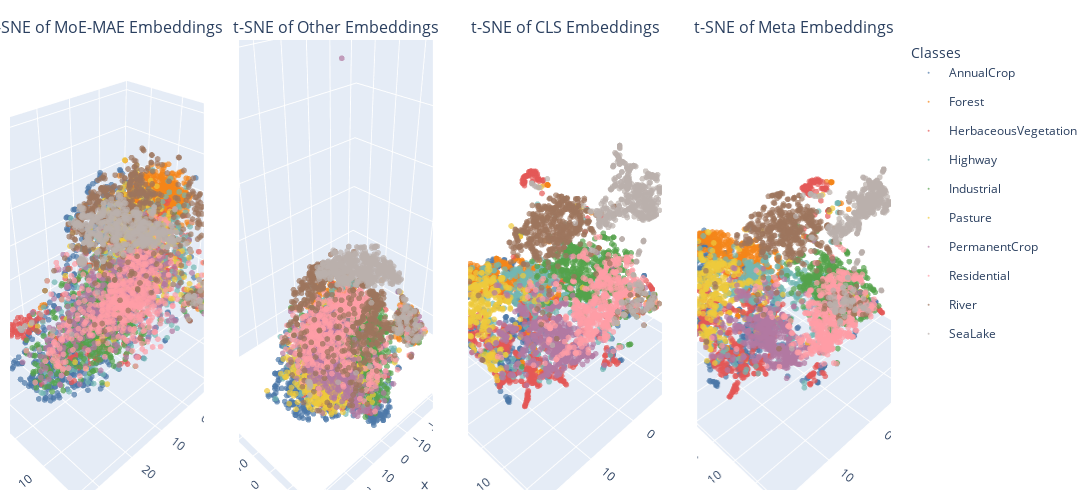

The notebook cell saved with this chart:
### Code cell
def to3d(arr):
    arr = np.asarray(arr)
    if arr.shape[1] == 3:
        return arr
    elif arr.shape[1] == 2:  # pad with zeros
        return np.hstack([arr, np.zeros((arr.shape[0], 1))])
    else:
        raise ValueError(f"Expected [N,2] or [N,3], got {arr.shape}")

embeddings = [emb_3d, emb_3d_other, emb_3d_cls, emb_3d_meta]
titles = ["t-SNE of MoE-MAE Embeddings",
          "t-SNE of Other Embeddings",
          "t-SNE of CLS Embeddings",
          "t-SNE of Meta Embeddings"]

embeddings = [to3d(e) for e in embeddings]

palette = px.colors.qualitative.T10
color_map = {cls: palette[i % len(palette)] for i, cls in enumerate(label_class)}

fig = make_subplots(
    rows=1, cols=4,
    specs=[[{"type":"scene"}]*4],
    subplot_titles=titles,
    horizontal_spacing=0.04
)
for col, (emb, title) in enumerate(zip(embeddings, titles), start=1):
    for i in range (len(label_class)):
        mask = (labels == i)
        pts = emb[mask]
        if pts.size == 0:
            continue
        fig.add_trace(
            go.Scatter3d(
                x=pts[:, 0], y=pts[:, 1], z=pts[:, 2],
                mode="markers",
                name=label_class[i],
                legendgroup=label_class[i],
                showlegend=(col == 1),  # show legend only once
                marker=dict(size=2, opacity=0.7, color=color_map[label_class[i]]),
                hovertemplate=(
                    f"<b>{title}</b><br>x=%{{x:.3f}}<br>y=%{{y:.3f}}<br>z=%{{z:.3f}}<br>"
                    f"class={label_class[i]}<extra></extra>"
                )
            ),
            row=1, col=col
        )

fig.update_layout(
    height=500, width=1400,
    margin=dict(l=10, r=10, t=40, b=10),
    legend=dict(title="Classes", yanchor="top", y=1, xanchor="left", x=1.02)
)

fig.show()

### Figure 1 — Plotly figure (JSON) as saved in the notebook; plotly's stock layout.template omitted (floating-point values rounded to 4 significant figures; data arrays with more than 128 entries replaced by an {"elided": "..."} marker saying what was removed)
{"data": [{"hovertemplate": "<b>t-SNE of MoE-MAE Embeddings</b><br>x=%{x:.3f}<br>y=%{y:.3f}<br>z=%{z:.3f}<br>class=AnnualCrop<extra></extra>", "legendgroup": "AnnualCrop", "marker": {"color": "#4C78A8", "opacity": 0.7, "size": 2}, "mode": "markers", "name": "AnnualCrop", "scene": "scene", "showlegend": true, "type": "scatter3d", "x": {"elided": "596 float values"}, "y": {"elided": "596 float values"}, "z": {"elided": "596 float values"}}, {"hovertemplate": "<b>t-SNE of MoE-MAE Embeddings</b><br>x=%{x:.3f}<br>y=%{y:.3f}<br>z=%{z:.3f}<br>class=Forest<extra></extra>", "legendgroup": "Forest", "marker": {"color": "#F58518", "opacity": 0.7, "size": 2}, "mode": "markers", "name": "Forest", "scene": "scene", "showlegend": true, "type": "scatter3d", "x": {"elided": "608 float values"}, "y": {"elided": "608 float values"}, "z": {"elided": "608 float values"}}, {"hovertemplate": "<b>t-SNE of MoE-MAE Embeddings</b><br>x=%{x:.3f}<br>y=%{y:.3f}<br>z=%{z:.3f}<br>class=HerbaceousVegetation<extra></extra>", "legendgroup": "HerbaceousVegetation", "marker": {"color": "#E45756", "opacity": 0.7, "size": 2}, "mode": "markers", "name": "HerbaceousVegetation", "scene": "scene", "showlegend": true, "type": "scatter3d", "x": {"elided": "573 float values"}, "y": {"elided": "573 float values"}, "z": {"elided": "573 float values"}}, {"hovertemplate": "<b>t-SNE of MoE-MAE Embeddings</b><br>x=%{x:.3f}<br>y=%{y:.3f}<br>z=%{z:.3f}<br>class=Highway<extra></extra>", "legendgroup": "Highway", "marker": {"color": "#72B7B2", "opacity": 0.7, "size": 2}, "mode": "markers", "name": "Highway", "scene": "scene", "showlegend": true, "type": "scatter3d", "x": {"elided": "496 float values"}, "y": {"elided": "496 float values"}, "z": {"elided": "496 float values"}}, {"hovertemplate": "<b>t-SNE of MoE-MAE Embeddings</b><br>x=%{x:.3f}<br>y=%{y:.3f}<br>z=%{z:.3f}<br>class=Industrial<extra></extra>", "legendgroup": "Industrial", "marker": {"color": "#54A24B", "opacity": 0.7, "size": 2}, "mode": "markers", "name": "Industrial", "scene": "scene", "showlegend": true, "type": "scatter3d", "x": {"elided": "501 float values"}, "y": {"elided": "501 float values"}, "z": {"elided": "501 float values"}}, {"hovertemplate": "<b>t-SNE of MoE-MAE Embeddings</b><br>x=%{x:.3f}<br>y=%{y:.3f}<br>z=%{z:.3f}<br>class=Pasture<extra></extra>", "legendgroup": "Pasture", "marker": {"color": "#EECA3B", "opacity": 0.7, "size": 2}, "mode": "markers", "name": "Pasture", "scene": "scene", "showlegend": true, "type": "scatter3d", "x": {"elided": "396 float values"}, "y": {"elided": "396 float values"}, "z": {"elided": "396 float values"}}, {"hovertemplate": "<b>t-SNE of MoE-MAE Embeddings</b><br>x=%{x:.3f}<br>y=%{y:.3f}<br>z=%{z:.3f}<br>class=PermanentCrop<extra></extra>", "legendgroup": "PermanentCrop", "marker": {"color": "#B279A2", "opacity": 0.7, "size": 2}, "mode": "markers", "name": "PermanentCrop", "scene": "scene", "showlegend": true, "type": "scatter3d", "x": {"elided": "538 float values"}, "y": {"elided": "538 float values"}, "z": {"elided": "538 float values"}}, {"hovertemplate": "<b>t-SNE of MoE-MAE Embeddings</b><br>x=%{x:.3f}<br>y=%{y:.3f}<br>z=%{z:.3f}<br>class=Residential<extra></extra>", "legendgroup": "Residential", "marker": {"color": "#FF9DA6", "opacity": 0.7, "size": 2}, "mode": "markers", "name": "Residential", "scene": "scene", "showlegend": true, "type": "scatter3d", "x": {"elided": "554 float values"}, "y": {"elided": "554 float values"}, "z": {"elided": "554 float values"}}, {"hovertemplate": "<b>t-SNE of MoE-MAE Embeddings</b><br>x=%{x:.3f}<br>y=%{y:.3f}<br>z=%{z:.3f}<br>class=River<extra></extra>", "legendgroup": "River", "marker": {"color": "#9D755D", "opacity": 0.7, "size": 2}, "mode": "markers", "name": "River", "scene": "scene", "showlegend": true, "type": "scatter3d", "x": {"elided": "529 float values"}, "y": {"elided": "529 float values"}, "z": {"elided": "529 float values"}}, {"hovertemplate": "<b>t-SNE of MoE-MAE Embeddings</b><br>x=%{x:.3f}<br>y=%{y:.3f}<br>z=%{z:.3f}<br>class=SeaLake<extra></extra>", "legendgroup": "SeaLake", "marker": {"color": "#BAB0AC", "opacity": 0.7, "size": 2}, "mode": "markers", "name": "SeaLake", "scene": "scene", "showlegend": true, "type": "scatter3d", "x": {"elided": "609 float values"}, "y": {"elided": "609 float values"}, "z": {"elided": "609 float values"}}, {"hovertemplate": "<b>t-SNE of Other Embeddings</b><br>x=%{x:.3f}<br>y=%{y:.3f}<br>z=%{z:.3f}<br>class=AnnualCrop<extra></extra>", "legendgroup": "AnnualCrop", "marker": {"color": "#4C78A8", "opacity": 0.7, "size": 2}, "mode": "markers", "name": "AnnualCrop", "scene": "scene2", "showlegend": false, "type": "scatter3d", "x": {"elided": "596 float values"}, "y": {"elided": "596 float values"}, "z": {"elided": "596 float values"}}, {"hovertemplate": "<b>t-SNE of Other Embeddings</b><br>x=%{x:.3f}<br>y=%{y:.3f}<br>z=%{z:.3f}<br>class=Forest<extra></extra>", "legendgroup": "Forest", "marker": {"color": "#F58518", "opacity": 0.7, "size": 2}, "mode": "markers", "name": "Forest", "scene": "scene2", "showlegend": false, "type": "scatter3d", "x": {"elided": "608 float values"}, "y": {"elided": "608 float values"}, "z": {"elided": "608 float values"}}, {"hovertemplate": "<b>t-SNE of Other Embeddings</b><br>x=%{x:.3f}<br>y=%{y:.3f}<br>z=%{z:.3f}<br>class=HerbaceousVegetation<extra></extra>", "legendgroup": "HerbaceousVegetation", "marker": {"color": "#E45756", "opacity": 0.7, "size": 2}, "mode": "markers", "name": "HerbaceousVegetation", "scene": "scene2", "showlegend": false, "type": "scatter3d", "x": {"elided": "573 float values"}, "y": {"elided": "573 float values"}, "z": {"elided": "573 float values"}}, {"hovertemplate": "<b>t-SNE of Other Embeddings</b><br>x=%{x:.3f}<br>y=%{y:.3f}<br>z=%{z:.3f}<br>class=Highway<extra></extra>", "legendgroup": "Highway", "marker": {"color": "#72B7B2", "opacity": 0.7, "size": 2}, "mode": "markers", "name": "Highway", "scene": "scene2", "showlegend": false, "type": "scatter3d", "x": {"elided": "496 float values"}, "y": {"elided": "496 float values"}, "z": {"elided": "496 float values"}}, {"hovertemplate": "<b>t-SNE of Other Embeddings</b><br>x=%{x:.3f}<br>y=%{y:.3f}<br>z=%{z:.3f}<br>class=Industrial<extra></extra>", "legendgroup": "Industrial", "marker": {"color": "#54A24B", "opacity": 0.7, "size": 2}, "mode": "markers", "name": "Industrial", "scene": "scene2", "showlegend": false, "type": "scatter3d", "x": {"elided": "501 float values"}, "y": {"elided": "501 float values"}, "z": {"elided": "501 float values"}}, {"hovertemplate": "<b>t-SNE of Other Embeddings</b><br>x=%{x:.3f}<br>y=%{y:.3f}<br>z=%{z:.3f}<br>class=Pasture<extra></extra>", "legendgroup": "Pasture", "marker": {"color": "#EECA3B", "opacity": 0.7, "size": 2}, "mode": "markers", "name": "Pasture", "scene": "scene2", "showlegend": false, "type": "scatter3d", "x": {"elided": "396 float values"}, "y": {"elided": "396 float values"}, "z": {"elided": "396 float values"}}, {"hovertemplate": "<b>t-SNE of Other Embeddings</b><br>x=%{x:.3f}<br>y=%{y:.3f}<br>z=%{z:.3f}<br>class=PermanentCrop<extra></extra>", "legendgroup": "PermanentCrop", "marker": {"color": "#B279A2", "opacity": 0.7, "size": 2}, "mode": "markers", "name": "PermanentCrop", "scene": "scene2", "showlegend": false, "type": "scatter3d", "x": {"elided": "538 float values"}, "y": {"elided": "538 float values"}, "z": {"elided": "538 float values"}}, {"hovertemplate": "<b>t-SNE of Other Embeddings</b><br>x=%{x:.3f}<br>y=%{y:.3f}<br>z=%{z:.3f}<br>class=Residential<extra></extra>", "legendgroup": "Residential", "marker": {"color": "#FF9DA6", "opacity": 0.7, "size": 2}, "mode": "markers", "name": "Residential", "scene": "scene2", "showlegend": false, "type": "scatter3d", "x": {"elided": "554 float values"}, "y": {"elided": "554 float values"}, "z": {"elided": "554 float values"}}, {"hovertemplate": "<b>t-SNE of Other Embeddings</b><br>x=%{x:.3f}<br>y=%{y:.3f}<br>z=%{z:.3f}<br>class=River<extra></extra>", "legendgroup": "River", "marker": {"color": "#9D755D", "opacity": 0.7, "size": 2}, "mode": "markers", "name": "River", "scene": "scene2", "showlegend": false, "type": "scatter3d", "x": {"elided": "529 float values"}, "y": {"elided": "529 float values"}, "z": {"elided": "529 float values"}}, {"hovertemplate": "<b>t-SNE of Other Embeddings</b><br>x=%{x:.3f}<br>y=%{y:.3f}<br>z=%{z:.3f}<br>class=SeaLake<extra></extra>", "legendgroup": "SeaLake", "marker": {"color": "#BAB0AC", "opacity": 0.7, "size": 2}, "mode": "markers", "name": "SeaLake", "scene": "scene2", "showlegend": false, "type": "scatter3d", "x": {"elided": "609 float values"}, "y": {"elided": "609 float values"}, "z": {"elided": "609 float values"}}, {"hovertemplate": "<b>t-SNE of CLS Embeddings</b><br>x=%{x:.3f}<br>y=%{y:.3f}<br>z=%{z:.3f}<br>class=AnnualCrop<extra></extra>", "legendgroup": "AnnualCrop", "marker": {"color": "#4C78A8", "opacity": 0.7, "size": 2}, "mode": "markers", "name": "AnnualCrop", "scene": "scene3", "showlegend": false, "type": "scatter3d", "x": {"elided": "596 float values"}, "y": {"elided": "596 float values"}, "z": {"elided": "596 float values"}}, {"hovertemplate": "<b>t-SNE of CLS Embeddings</b><br>x=%{x:.3f}<br>y=%{y:.3f}<br>z=%{z:.3f}<br>class=Forest<extra></extra>", "legendgroup": "Forest", "marker": {"color": "#F58518", "opacity": 0.7, "size": 2}, "mode": "markers", "name": "Forest", "scene": "scene3", "showlegend": false, "type": "scatter3d", "x": {"elided": "608 float values"}, "y": {"elided": "608 float values"}, "z": {"elided": "608 float values"}}, {"hovertemplate": "<b>t-SNE of CLS Embeddings</b><br>x=%{x:.3f}<br>y=%{y:.3f}<br>z=%{z:.3f}<br>class=HerbaceousVegetation<extra></extra>", "legendgroup": "HerbaceousVegetation", "marker": {"color": "#E45756", "opacity": 0.7, "size": 2}, "mode": "markers", "name": "HerbaceousVegetation", "scene": "scene3", "showlegend": false, "type": "scatter3d", "x": {"elided": "573 float values"}, "y": {"elided": "573 float values"}, "z": {"elided": "573 float values"}}, {"hovertemplate": "<b>t-SNE of CLS Embeddings</b><br>x=%{x:.3f}<br>y=%{y:.3f}<br>z=%{z:.3f}<br>class=Highway<extra></extra>", "legendgroup": "Highway", "marker": {"color": "#72B7B2", "opacity": 0.7, "size": 2}, "mode": "markers", "name": "Highway", "scene": "scene3", "showlegend": false, "type": "scatter3d", "x": {"elided": "496 float values"}, "y": {"elided": "496 float values"}, "z": {"elided": "496 float values"}}, {"hovertemplate": "<b>t-SNE of CLS Embeddings</b><br>x=%{x:.3f}<br>y=%{y:.3f}<br>z=%{z:.3f}<br>class=Industrial<extra></extra>", "legendgroup": "Industrial", "marker": {"color": "#54A24B", "opacity": 0.7, "size": 2}, "mode": "markers", "name": "Industrial", "scene": "scene3", "showlegend": false, "type": "scatter3d", "x": {"elided": "501 float values"}, "y": {"elided": "501 float values"}, "z": {"elided": "501 float values"}}, {"hovertemplate": "<b>t-SNE of CLS Embeddings</b><br>x=%{x:.3f}<br>y=%{y:.3f}<br>z=%{z:.3f}<br>class=Pasture<extra></extra>", "legendgroup": "Pasture", "marker": {"color": "#EECA3B", "opacity": 0.7, "size": 2}, "mode": "markers", "name": "Pasture", "scene": "scene3", "showlegend": false, "type": "scatter3d", "x": {"elided": "396 float values"}, "y": {"elided": "396 float values"}, "z": {"elided": "396 float values"}}, {"hovertemplate": "<b>t-SNE of CLS Embeddings</b><br>x=%{x:.3f}<br>y=%{y:.3f}<br>z=%{z:.3f}<br>class=PermanentCrop<extra></extra>", "legendgroup": "PermanentCrop", "marker": {"color": "#B279A2", "opacity": 0.7, "size": 2}, "mode": "markers", "name": "PermanentCrop", "scene": "scene3", "showlegend": false, "type": "scatter3d", "x": {"elided": "538 float values"}, "y": {"elided": "538 float values"}, "z": {"elided": "538 float values"}}, {"hovertemplate": "<b>t-SNE of CLS Embeddings</b><br>x=%{x:.3f}<br>y=%{y:.3f}<br>z=%{z:.3f}<br>class=Residential<extra></extra>", "legendgroup": "Residential", "marker": {"color": "#FF9DA6", "opacity": 0.7, "size": 2}, "mode": "markers", "name": "Residential", "scene": "scene3", "showlegend": false, "type": "scatter3d", "x": {"elided": "554 float values"}, "y": {"elided": "554 float values"}, "z": {"elided": "554 float values"}}, {"hovertemplate": "<b>t-SNE of CLS Embeddings</b><br>x=%{x:.3f}<br>y=%{y:.3f}<br>z=%{z:.3f}<br>class=River<extra></extra>", "legendgroup": "River", "marker": {"color": "#9D755D", "opacity": 0.7, "size": 2}, "mode": "markers", "name": "River", "scene": "scene3", "showlegend": false, "type": "scatter3d", "x": {"elided": "529 float values"}, "y": {"elided": "529 float values"}, "z": {"elided": "529 float values"}}, {"hovertemplate": "<b>t-SNE of CLS Embeddings</b><br>x=%{x:.3f}<br>y=%{y:.3f}<br>z=%{z:.3f}<br>class=SeaLake<extra></extra>", "legendgroup": "SeaLake", "marker": {"color": "#BAB0AC", "opacity": 0.7, "size": 2}, "mode": "markers", "name": "SeaLake", "scene": "scene3", "showlegend": false, "type": "scatter3d", "x": {"elided": "609 float values"}, "y": {"elided": "609 float values"}, "z": {"elided": "609 float values"}}, {"hovertemplate": "<b>t-SNE of Meta Embeddings</b><br>x=%{x:.3f}<br>y=%{y:.3f}<br>z=%{z:.3f}<br>class=AnnualCrop<extra></extra>", "legendgroup": "AnnualCrop", "marker": {"color": "#4C78A8", "opacity": 0.7, "size": 2}, "mode": "markers", "name": "AnnualCrop", "scene": "scene4", "showlegend": false, "type": "scatter3d", "x": {"elided": "596 float values"}, "y": {"elided": "596 float values"}, "z": {"elided": "596 float values"}}, {"hovertemplate": "<b>t-SNE of Meta Embeddings</b><br>x=%{x:.3f}<br>y=%{y:.3f}<br>z=%{z:.3f}<br>class=Forest<extra></extra>", "legendgroup": "Forest", "marker": {"color": "#F58518", "opacity": 0.7, "size": 2}, "mode": "markers", "name": "Forest", "scene": "scene4", "showlegend": false, "type": "scatter3d", "x": {"elided": "608 float values"}, "y": {"elided": "608 float values"}, "z": {"elided": "608 float values"}}, {"hovertemplate": "<b>t-SNE of Meta Embeddings</b><br>x=%{x:.3f}<br>y=%{y:.3f}<br>z=%{z:.3f}<br>class=HerbaceousVegetation<extra></extra>", "legendgroup": "HerbaceousVegetation", "marker": {"color": "#E45756", "opacity": 0.7, "size": 2}, "mode": "markers", "name": "HerbaceousVegetation", "scene": "scene4", "showlegend": false, "type": "scatter3d", "x": {"elided": "573 float values"}, "y": {"elided": "573 float values"}, "z": {"elided": "573 float values"}}, {"hovertemplate": "<b>t-SNE of Meta Embeddings</b><br>x=%{x:.3f}<br>y=%{y:.3f}<br>z=%{z:.3f}<br>class=Highway<extra></extra>", "legendgroup": "Highway", "marker": {"color": "#72B7B2", "opacity": 0.7, "size": 2}, "mode": "markers", "name": "Highway", "scene": "scene4", "showlegend": false, "type": "scatter3d", "x": {"elided": "496 float values"}, "y": {"elided": "496 float values"}, "z": {"elided": "496 float values"}}, {"hovertemplate": "<b>t-SNE of Meta Embeddings</b><br>x=%{x:.3f}<br>y=%{y:.3f}<br>z=%{z:.3f}<br>class=Industrial<extra></extra>", "legendgroup": "Industrial", "marker": {"color": "#54A24B", "opacity": 0.7, "size": 2}, "mode": "markers", "name": "Industrial", "scene": "scene4", "showlegend": false, "type": "scatter3d", "x": {"elided": "501 float values"}, "y": {"elided": "501 float values"}, "z": {"elided": "501 float values"}}, {"hovertemplate": "<b>t-SNE of Meta Embeddings</b><br>x=%{x:.3f}<br>y=%{y:.3f}<br>z=%{z:.3f}<br>class=Pasture<extra></extra>", "legendgroup": "Pasture", "marker": {"color": "#EECA3B", "opacity": 0.7, "size": 2}, "mode": "markers", "name": "Pasture", "scene": "scene4", "showlegend": false, "type": "scatter3d", "x": {"elided": "396 float values"}, "y": {"elided": "396 float values"}, "z": {"elided": "396 float values"}}, {"hovertemplate": "<b>t-SNE of Meta Embeddings</b><br>x=%{x:.3f}<br>y=%{y:.3f}<br>z=%{z:.3f}<br>class=PermanentCrop<extra></extra>", "legendgroup": "PermanentCrop", "marker": {"color": "#B279A2", "opacity": 0.7, "size": 2}, "mode": "markers", "name": "PermanentCrop", "scene": "scene4", "showlegend": false, "type": "scatter3d", "x": {"elided": "538 float values"}, "y": {"elided": "538 float values"}, "z": {"elided": "538 float values"}}, {"hovertemplate": "<b>t-SNE of Meta Embeddings</b><br>x=%{x:.3f}<br>y=%{y:.3f}<br>z=%{z:.3f}<br>class=Residential<extra></extra>", "legendgroup": "Residential", "marker": {"color": "#FF9DA6", "opacity": 0.7, "size": 2}, "mode": "markers", "name": "Residential", "scene": "scene4", "showlegend": false, "type": "scatter3d", "x": {"elided": "554 float values"}, "y": {"elided": "554 float values"}, "z": {"elided": "554 float values"}}, {"hovertemplate": "<b>t-SNE of Meta Embeddings</b><br>x=%{x:.3f}<br>y=%{y:.3f}<br>z=%{z:.3f}<br>class=River<extra></extra>", "legendgroup": "River", "marker": {"color": "#9D755D", "opacity": 0.7, "size": 2}, "mode": "markers", "name": "River", "scene": "scene4", "showlegend": false, "type": "scatter3d", "x": {"elided": "529 float values"}, "y": {"elided": "529 float values"}, "z": {"elided": "529 float values"}}, {"hovertemplate": "<b>t-SNE of Meta Embeddings</b><br>x=%{x:.3f}<br>y=%{y:.3f}<br>z=%{z:.3f}<br>class=SeaLake<extra></extra>", "legendgroup": "SeaLake", "marker": {"color": "#BAB0AC", "opacity": 0.7, "size": 2}, "mode": "markers", "name": "SeaLake", "scene": "scene4", "showlegend": false, "type": "scatter3d", "x": {"elided": "609 float values"}, "y": {"elided": "609 float values"}, "z": {"elided": "609 float values"}}], "layout": {"annotations": [{"font": {"size": 16}, "showarrow": false, "text": "t-SNE of MoE-MAE Embeddings", "x": 0.11, "xanchor": "center", "xref": "paper", "y": 1, "yanchor": "bottom", "yref": "paper"}, {"font": {"size": 16}, "showarrow": false, "text": "t-SNE of Other Embeddings", "x": 0.37, "xanchor": "center", "xref": "paper", "y": 1, "yanchor": "bottom", "yref": "paper"}, {"font": {"size": 16}, "showarrow": false, "text": "t-SNE of CLS Embeddings", "x": 0.63, "xanchor": "center", "xref": "paper", "y": 1, "yanchor": "bottom", "yref": "paper"}, {"font": {"size": 16}, "showarrow": false, "text": "t-SNE of Meta Embeddings", "x": 0.89, "xanchor": "center", "xref": "paper", "y": 1, "yanchor": "bottom", "yref": "paper"}], "height": 500, "legend": {"title": {"text": "Classes"}, "x": 1.02, "xanchor": "left", "y": 1, "yanchor": "top"}, "margin": {"b": 10, "l": 10, "r": 10, "t": 40}, "scene": {"domain": {"x": [0, 0.22], "y": [0, 1]}}, "scene2": {"domain": {"x": [0.26, 0.48], "y": [0, 1]}}, "scene3": {"domain": {"x": [0.52, 0.74], "y": [0, 1]}}, "scene4": {"domain": {"x": [0.78, 1], "y": [0, 1]}}, "width": 1400}}
